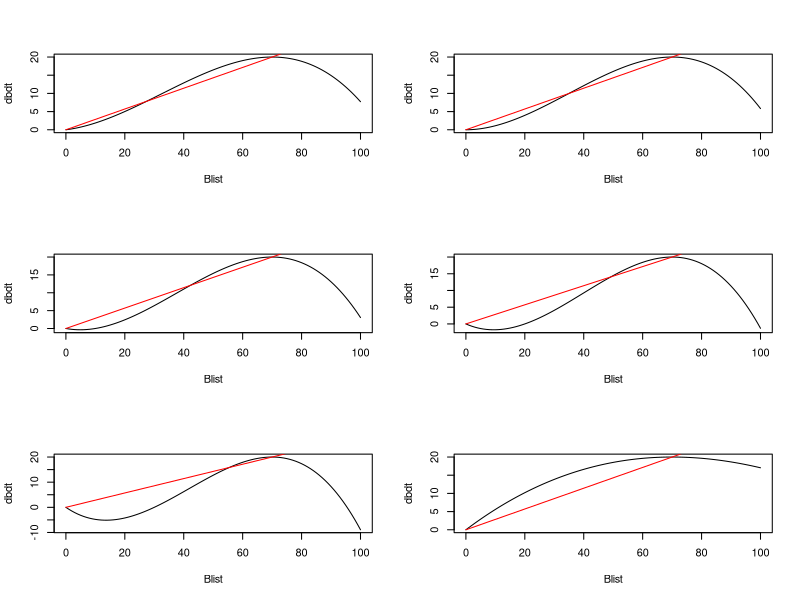

This chart was generated by the following R code: (Note: this script raises an error after producing the figure.)
dbdt.fun<-function(B,K,A,r,F) r*B*(1-B/K)*(B/K-A/K)-F

Blist<-seq(0,100,by=1)

K=100
r=1.25
A.list<-c(-10,0,10,20,30,500)
par(mfrow=c(3,2))

for (i in 1:length(A.list)){
  A <- A.list[i]
  Bmsy <- 70
  K <- -(3*Bmsy^2 - 2*A*Bmsy)/(A - 2*Bmsy)
  print(Bmsy)
  MSY <- 20
  r <- MSY/(Bmsy*(1-Bmsy/K)*(Bmsy/K-A/K))
  Fmsy <- MSY/Bmsy
  
  dbdt<-sapply(Blist,FUN=dbdt.fun,K=K,A=A,r=r,F=0)
  
  plot(Blist,dbdt,type="l")
  lines(Blist,Fmsy*Blist,col="red")
}


par(mfrow=c(1,1))
A  <- 0
Bmsy <- 70
MSY <- 20
K <- -(3*Bmsy^2 - 2*A*Bmsy)/(A - 2*Bmsy)
r <- MSY/(Bmsy*(1-Bmsy/K)*(Bmsy/K-A/K))
Fmsy <- MSY/Bmsy

# MCS: Analytical solution for equilibrium biomass?
b.star.fun <- function(F,K,A,r){
  max(0,(A*r + K*r + (-r*(4*F*K^2 - A^2*r - K^2*r + 2*A*K*r))^(1/2))/(2*r))
  }

F.vec <- seq(0, 2*Fmsy, length.out = 100)

b.star.vec <- sapply(F.vec, FUN=b.star.fun, K=K, A=A, r=r)
b.star.vec <- replace(b.star.vec,which(b.star.vec=="NaN"),0)


p <- 1 # price
c <- 10 # cost of fishing

plot(F.list, p*F.vec*b.star.vec, 
     type="l",lwd=2,col="blue",
     xlab="Exploitation Rate",
     ylab="Catch Value or Cost")

lines(F.vec,c*F.list,type="l",lwd=2,col="red")



